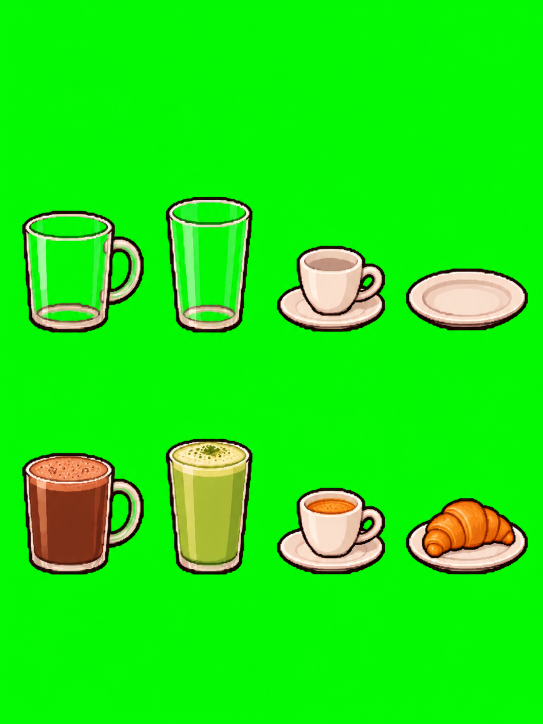
#> input picture assets/sources/boissons-volta.png, 1086 x 1448 px, found by its file name (shown at 1/2 size)
$ python pack-boissons.py assets/sources/boissons-volta.png assets/drinks/drinks.webp
#> lines starting #> are read from the running program, lines starting #| are printed output that depends on the picture; after the words box and inside, x2 and y2 are one past the last pixel; in counts of white or black regions, pixels touching at a corner belong together
"""Boissons de Volta (ChatGPT, 2 novembre 2026) → atlas du jeu, 4 colonnes × 2 lignes de 192 × 256.
Planche source : 4 objets par ligne, ligne du haut vide, ligne du bas pleine, fond vert.
Colonnes du jeu (ordre des identifiants) : ipa = chocolat, stout = matcha, spritz = expresso, shot = croissant.
Atlas : ligne 0 = plein, ligne 1 = vide (comme l'atlas de Galopins), objets posés sur y = 176, une seule échelle pour tous
(la plus haute boisson fait 128 px, comme l'ancienne pinte). Le verre en verre garde sa transparence (fond vert → alpha, sans liseré vert).
Usage, depuis la racine du dépôt :
  python3 tools/pack-boissons.py assets/sources/boissons-volta.png assets/drinks/drinks.webp
Affiche les repères du chocolat (niveau du liquide) à reporter dans `src/render.js` (CHOCO).
Contrôle : test/out/boissons_check.png."""
import os, sys
import numpy as np
from PIL import Image

src, out = sys.argv[1:3]
rgb = np.array(Image.open(src).convert('RGB')).astype(np.float32)
r, g, b = rgb[..., 0], rgb[..., 1], rgb[..., 2]
d = g - np.maximum(r, b)
al = 1 - np.clip((d - 40) / (200 - 40), 0, 1)
am = np.maximum(al, 1e-3)
F = np.clip(np.stack([r / am, (g - (1 - al) * 255) / am, b / am], -1), 0, 255)
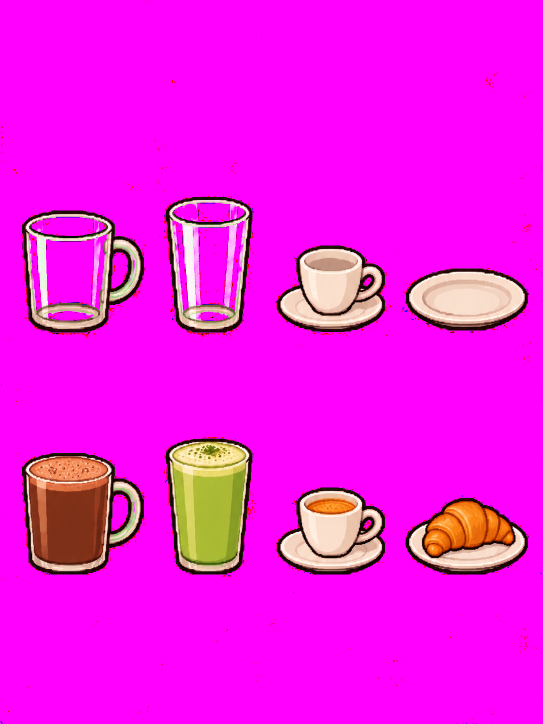
#> F: shape (1448, 1086, 3) float32 (shown at 1/2 size); mean of channels 0, 1, 2 243.3, 21.2, 232; drawn as R, G, B
F[..., 1] = np.minimum(F[..., 1], np.maximum(F[..., 0], F[..., 2]) + 18)
arr = np.dstack([F, al * 255]).astype(np.uint8); arr[al < 0.02] = 0
sheet = Image.fromarray(arr, 'RGBA')
A = arr[..., 3] > 128
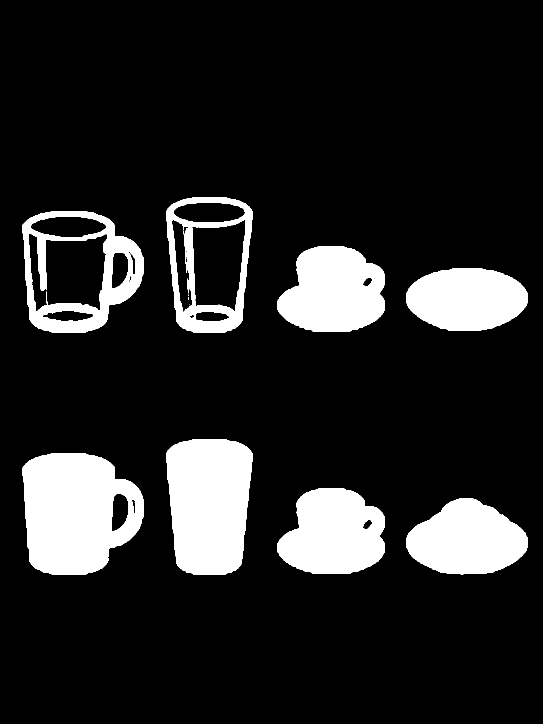
#> A: shape (1448, 1086) bool (shown at 1/2 size); 14.5% white; 11 white regions (3 under 20 px), largest, box (x1, y1, x2, y2) and area: (45, 906, 288, 1149) 44796, (332, 878, 505, 1149) 40003, (554, 976, 770, 1148) 28275

def runs(v, gap=12, minlen=12):
#> called with v = array of shape (1448,), gap = 12, minlen = 12
    idx = np.where(v)[0]; res = []; s = p = None
#> after `idx = np.where(v)[0]`: idx = 542 values from 394 to 1148
    for i in idx:
        if s is None: s = p = i
        elif i - p > gap: res.append((s, p + 1)); s = p = i
        else: p = i
#> this loop made 542 passes
#> s on pass 1: 394
#> after the loop, res = [(394, 665)]; s = 878
    if s is not None: res.append((s, p + 1))
    return [x for x in res if x[1] - x[0] >= minlen]

bands = runs(A.any(1))
#> bands = [(394, 665), (878, 1149)]
assert len(bands) == 2, bands
objs = []   # objs[ligne source][colonne] = boîte
for y0, y1 in bands:
    cols = runs(A[y0:y1].any(0))
    assert len(cols) == 4, cols
    row = []
    for x0, x1 in cols:
        m = A[y0:y1, x0:x1]; ys = np.where(m.any(1))[0]
        row.append((x0, y0 + ys.min(), x1, y0 + ys.max() + 1))
    objs.append(row)
#> this loop made 2 passes
#> (y0, y1, cols) on passes 1 to 2: (394, 665, [(45, 288), (332, 505), (554, 770), (812, 1056)]), (878, 1149, [(45, 288), (332, 505), (554, 770), (812, 1056)])
#> after the loop, objs = [[(45, 422, 288, 665), (332, 394, 505, 665), (554, 492, 770, 664), (812, 537, 1056, 661)], [(45, 906, 288, 1149), (332, 878, 505, 1149), (554, 976, 770, 1148), (812, 996, 1056, 1149)]]

tallest = max(bb[3] - bb[1] for row in objs for bb in row)
#> tallest = 271
k = 128 / tallest
#> k = 0.472
atlas = Image.new('RGBA', (192 * 4, 256 * 2), (0, 0, 0, 0))
#> atlas: PIL image 768x512 RGBA; every value is 0
for src_row, dst_row in ((1, 0), (0, 1)):            # source : bas = plein → atlas ligne 0 ; haut = vide → ligne 1
    for c, (x0, y0, x1, y1) in enumerate(objs[src_row]):
        im = sheet.crop((x0, y0, x1, y1))
        w, h = max(1, round((x1 - x0) * k)), max(1, round((y1 - y0) * k))
        im = im.resize((w, h), Image.LANCZOS)
        atlas.alpha_composite(im, (c * 192 + (192 - w) // 2, dst_row * 256 + 176 - h))
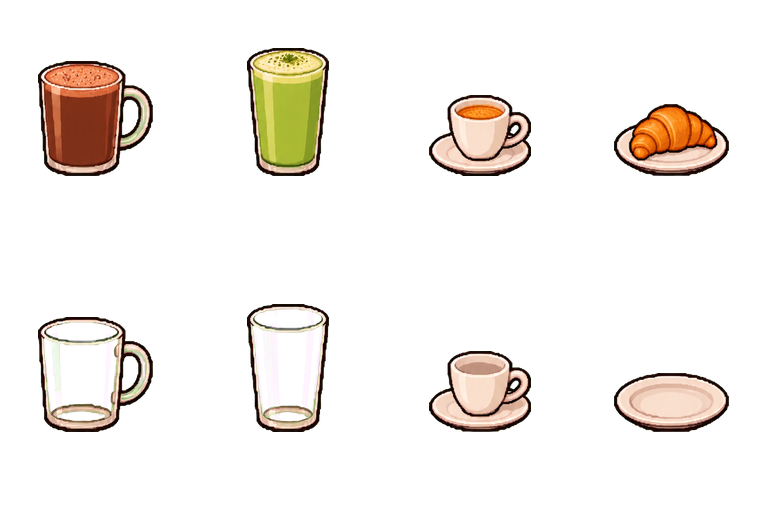
#> atlas: PIL image 768x512 RGBA; mean R, G, B, A 24.8, 19.6, 15.4, 33; transparent parts drawn white
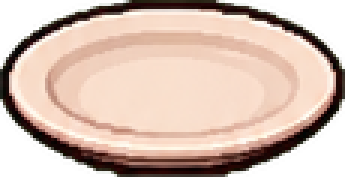
#> im: PIL image 115x59 RGBA (shown 3 times larger); mean R, G, B, A 161, 138.5, 125.5, 201.8; transparent parts drawn white
atlas.save(out, 'WEBP', lossless=True, method=6)

# Repères du chocolat (colonne 0, plein) : haut et bas du liquide, demi-largeur en haut, en unités du jeu (case / 4, y = 0 au pied)
P = np.array(atlas)[0:256, 0:192].astype(int)
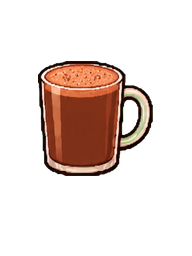
#> P: shape (256, 192, 4) int64; mean R, G, B, A 30.6, 17.4, 12, 51.9; transparent parts drawn white
brown = (P[..., 3] > 200) & (P[..., 0] > P[..., 1] + 25) & (P[..., 1] > P[..., 2]) & (P[..., 0] < 200)
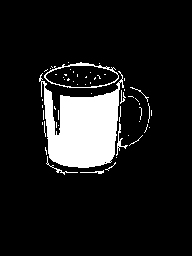
#> brown: shape (256, 192) bool; 11.3% white; 56 white regions (48 under 20 px), largest, box (x1, y1, x2, y2) and area: (39, 71, 124, 168) 4786, (44, 62, 119, 88) 279, (116, 123, 128, 156) 80
ys = np.where(brown.sum(1) > 6)[0]
#> ys = 108 values from 63 to 172
top, base = ys.min(), ys.max()
#> top = 63; base = 172
xs = np.where(brown[top + 3])[0]
#> xs = 20 values from 51 to 106
cx = (xs.min() + xs.max()) / 2
#> cx = 78.5
print(out, 'échelle', round(k, 3))
#| assets/drinks/drinks.webp échelle 0.472
print("CHOCO = { top: %.1f, base: %.1f, rx: %.1f, cx: %.1f }" % (top / 4 - 44, base / 4 - 44, (xs.max() - xs.min()) / 8, cx / 4 - 24))
#| CHOCO = { top: -28.2, base: -1.0, rx: 6.9, cx: -4.4 }

os.makedirs('test/out', exist_ok=True)
chk = Image.new('RGBA', atlas.size, (60, 42, 30, 255)); chk.alpha_composite(atlas)
#> after `chk.alpha_composite(atlas)`:
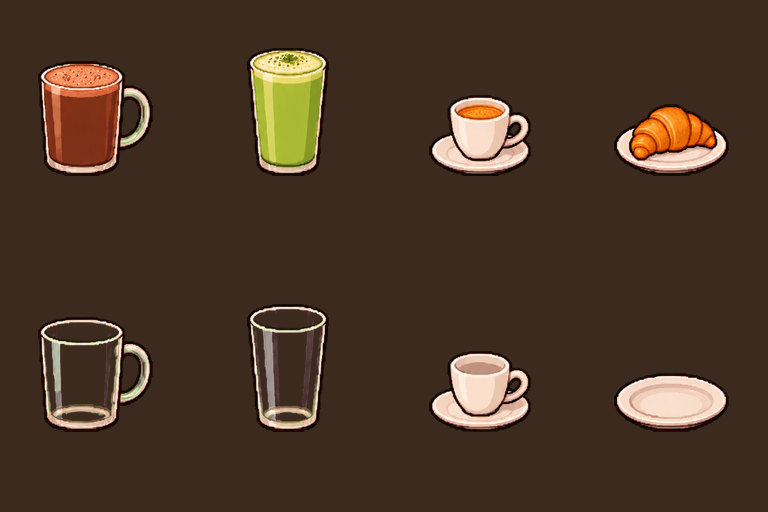
#> chk: PIL image 768x512 RGBA; mean R, G, B, A 74.6, 54.4, 39.3, 255
chk.convert('RGB').save('test/out/boissons_check.png')
